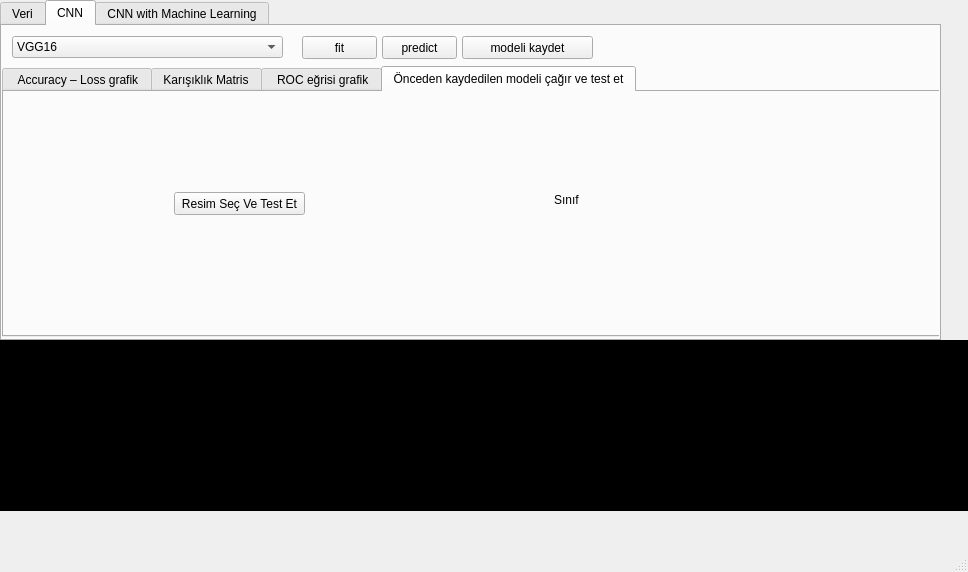
<?xml version="1.0" encoding="UTF-8"?>
<ui version="4.0">
 <class>MainWindow</class>
 <widget class="QMainWindow" name="MainWindow">
  <property name="geometry">
   <rect>
    <x>0</x>
    <y>0</y>
    <width>968</width>
    <height>572</height>
   </rect>
  </property>
  <property name="windowTitle">
   <string>MainWindow</string>
  </property>
  <widget class="QWidget" name="centralwidget">
   <widget class="QTabWidget" name="tabWidget">
    <property name="geometry">
     <rect>
      <x>0</x>
      <y>0</y>
      <width>941</width>
      <height>341</height>
     </rect>
    </property>
    <property name="currentIndex">
     <number>1</number>
    </property>
    <widget class="QWidget" name="tab">
     <attribute name="title">
      <string>Veri</string>
     </attribute>
     <widget class="QPushButton" name="btn_uygula_split">
      <property name="geometry">
       <rect>
        <x>350</x>
        <y>100</y>
        <width>61</width>
        <height>31</height>
       </rect>
      </property>
      <property name="font">
       <font>
        <pointsize>10</pointsize>
        <weight>75</weight>
        <bold>true</bold>
       </font>
      </property>
      <property name="styleSheet">
       <string notr="true"/>
      </property>
      <property name="text">
       <string>Uygula</string>
      </property>
     </widget>
     <widget class="QPushButton" name="btn_open_file">
      <property name="geometry">
       <rect>
        <x>340</x>
        <y>10</y>
        <width>75</width>
        <height>31</height>
       </rect>
      </property>
      <property name="font">
       <font>
        <pointsize>10</pointsize>
        <weight>75</weight>
        <bold>true</bold>
       </font>
      </property>
      <property name="text">
       <string>Open File</string>
      </property>
     </widget>
     <widget class="QLabel" name="label_9">
      <property name="geometry">
       <rect>
        <x>310</x>
        <y>110</y>
        <width>21</width>
        <height>21</height>
       </rect>
      </property>
      <property name="font">
       <font>
        <pointsize>10</pointsize>
        <weight>75</weight>
        <bold>true</bold>
       </font>
      </property>
      <property name="text">
       <string>%</string>
      </property>
     </widget>
     <widget class="QLabel" name="label_5">
      <property name="geometry">
       <rect>
        <x>20</x>
        <y>110</y>
        <width>231</width>
        <height>21</height>
       </rect>
      </property>
      <property name="font">
       <font>
        <pointsize>10</pointsize>
        <weight>75</weight>
        <bold>true</bold>
       </font>
      </property>
      <property name="text">
       <string>Test için ayırmak istediğiniz kısım :</string>
      </property>
     </widget>
     <widget class="QLineEdit" name="txt_file_name">
      <property name="geometry">
       <rect>
        <x>20</x>
        <y>10</y>
        <width>311</width>
        <height>31</height>
       </rect>
      </property>
      <property name="font">
       <font>
        <pointsize>10</pointsize>
        <weight>75</weight>
        <bold>true</bold>
       </font>
      </property>
     </widget>
     <widget class="QComboBox" name="cmb_split">
      <property name="geometry">
       <rect>
        <x>20</x>
        <y>80</y>
        <width>391</width>
        <height>21</height>
       </rect>
      </property>
      <property name="font">
       <font>
        <pointsize>10</pointsize>
        <weight>75</weight>
        <bold>true</bold>
       </font>
      </property>
      <property name="styleSheet">
       <string notr="true"/>
      </property>
      <property name="currentText">
       <string>Hold Out</string>
      </property>
      <item>
       <property name="text">
        <string>Hold Out</string>
       </property>
      </item>
      <item>
       <property name="text">
        <string>K-Fold</string>
       </property>
      </item>
     </widget>
     <widget class="QLineEdit" name="yuzde">
      <property name="geometry">
       <rect>
        <x>250</x>
        <y>110</y>
        <width>51</width>
        <height>21</height>
       </rect>
      </property>
      <property name="font">
       <font>
        <pointsize>10</pointsize>
        <weight>75</weight>
        <bold>true</bold>
       </font>
      </property>
      <property name="styleSheet">
       <string notr="true"/>
      </property>
     </widget>
     <widget class="QPushButton" name="btn_CLAHE">
      <property name="geometry">
       <rect>
        <x>60</x>
        <y>40</y>
        <width>61</width>
        <height>31</height>
       </rect>
      </property>
      <property name="font">
       <font>
        <pointsize>10</pointsize>
        <weight>75</weight>
        <bold>true</bold>
       </font>
      </property>
      <property name="styleSheet">
       <string notr="true"/>
      </property>
      <property name="text">
       <string>CLAHE</string>
      </property>
     </widget>
     <widget class="QPushButton" name="btn_HE">
      <property name="geometry">
       <rect>
        <x>220</x>
        <y>40</y>
        <width>61</width>
        <height>31</height>
       </rect>
      </property>
      <property name="font">
       <font>
        <pointsize>10</pointsize>
        <weight>75</weight>
        <bold>true</bold>
       </font>
      </property>
      <property name="styleSheet">
       <string notr="true"/>
      </property>
      <property name="text">
       <string>HE</string>
      </property>
     </widget>
     <widget class="QPushButton" name="btn_veriarttir">
      <property name="geometry">
       <rect>
        <x>440</x>
        <y>40</y>
        <width>131</width>
        <height>31</height>
       </rect>
      </property>
      <property name="font">
       <font>
        <pointsize>10</pointsize>
        <weight>75</weight>
        <bold>true</bold>
       </font>
      </property>
      <property name="text">
       <string>Veri Arttır</string>
      </property>
     </widget>
    </widget>
    <widget class="QWidget" name="tab_2">
     <attribute name="title">
      <string>CNN</string>
     </attribute>
     <widget class="QComboBox" name="cmb_CNN">
      <property name="geometry">
       <rect>
        <x>10</x>
        <y>10</y>
        <width>271</width>
        <height>22</height>
       </rect>
      </property>
      <item>
       <property name="text">
        <string>VGG16</string>
       </property>
      </item>
      <item>
       <property name="text">
        <string>AlexNet</string>
       </property>
      </item>
     </widget>
     <widget class="QPushButton" name="btn_fit_CNN">
      <property name="geometry">
       <rect>
        <x>300</x>
        <y>10</y>
        <width>75</width>
        <height>23</height>
       </rect>
      </property>
      <property name="text">
       <string>fit</string>
      </property>
     </widget>
     <widget class="QPushButton" name="btn_predict_CNN">
      <property name="geometry">
       <rect>
        <x>380</x>
        <y>10</y>
        <width>75</width>
        <height>23</height>
       </rect>
      </property>
      <property name="text">
       <string>predict</string>
      </property>
     </widget>
     <widget class="QTabWidget" name="tabWidget_2">
      <property name="geometry">
       <rect>
        <x>0</x>
        <y>40</y>
        <width>941</width>
        <height>271</height>
       </rect>
      </property>
      <property name="currentIndex">
       <number>3</number>
      </property>
      <widget class="QWidget" name="tab_3">
       <attribute name="title">
        <string> Accuracy – Loss grafik</string>
       </attribute>
       <widget class="QLabel" name="label_2">
        <property name="geometry">
         <rect>
          <x>180</x>
          <y>10</y>
          <width>531</width>
          <height>231</height>
         </rect>
        </property>
        <property name="text">
         <string>TextLabel</string>
        </property>
       </widget>
      </widget>
      <widget class="QWidget" name="tab_4">
       <attribute name="title">
        <string>Karışıklık Matris</string>
       </attribute>
       <widget class="QListWidget" name="listWidget">
        <property name="geometry">
         <rect>
          <x>220</x>
          <y>20</y>
          <width>256</width>
          <height>192</height>
         </rect>
        </property>
        <property name="styleSheet">
         <string notr="true">color: rgb(0, 0, 0);</string>
        </property>
       </widget>
      </widget>
      <widget class="QWidget" name="tab_5">
       <attribute name="title">
        <string> ROC eğrisi grafik</string>
       </attribute>
       <widget class="QLabel" name="lb_roc1">
        <property name="geometry">
         <rect>
          <x>20</x>
          <y>20</y>
          <width>881</width>
          <height>201</height>
         </rect>
        </property>
        <property name="text">
         <string>TextLabel</string>
        </property>
       </widget>
      </widget>
      <widget class="QWidget" name="tab_model">
       <attribute name="title">
        <string>Önceden kaydedilen modeli çağır ve test et</string>
       </attribute>
       <widget class="QPushButton" name="btn_resimSec">
        <property name="geometry">
         <rect>
          <x>170</x>
          <y>100</y>
          <width>131</width>
          <height>23</height>
         </rect>
        </property>
        <property name="text">
         <string>Resim Seç Ve Test Et</string>
        </property>
       </widget>
       <widget class="QLabel" name="label_class">
        <property name="geometry">
         <rect>
          <x>550</x>
          <y>100</y>
          <width>301</width>
          <height>16</height>
         </rect>
        </property>
        <property name="text">
         <string>Sınıf</string>
        </property>
       </widget>
      </widget>
     </widget>
     <widget class="QPushButton" name="btn_savemodelCNN">
      <property name="geometry">
       <rect>
        <x>460</x>
        <y>10</y>
        <width>131</width>
        <height>23</height>
       </rect>
      </property>
      <property name="text">
       <string>modeli kaydet</string>
      </property>
     </widget>
    </widget>
    <widget class="QWidget" name="tab_6">
     <attribute name="title">
      <string>CNN with Machine Learning</string>
     </attribute>
     <widget class="QComboBox" name="cmb_CNN_1">
      <property name="geometry">
       <rect>
        <x>40</x>
        <y>10</y>
        <width>271</width>
        <height>31</height>
       </rect>
      </property>
      <item>
       <property name="text">
        <string>VGG16</string>
       </property>
      </item>
      <item>
       <property name="text">
        <string>AlexNet</string>
       </property>
      </item>
     </widget>
     <widget class="QComboBox" name="cmb_machine">
      <property name="geometry">
       <rect>
        <x>420</x>
        <y>10</y>
        <width>271</width>
        <height>31</height>
       </rect>
      </property>
      <item>
       <property name="text">
        <string>KNN</string>
       </property>
      </item>
      <item>
       <property name="text">
        <string>Random Forest</string>
       </property>
      </item>
     </widget>
     <widget class="QPushButton" name="btn_fit_CNN_2">
      <property name="geometry">
       <rect>
        <x>700</x>
        <y>12</y>
        <width>75</width>
        <height>31</height>
       </rect>
      </property>
      <property name="text">
       <string>fit</string>
      </property>
     </widget>
     <widget class="QPushButton" name="btn_predict_CNN_2">
      <property name="geometry">
       <rect>
        <x>790</x>
        <y>12</y>
        <width>75</width>
        <height>31</height>
       </rect>
      </property>
      <property name="text">
       <string>predict</string>
      </property>
     </widget>
     <widget class="QLabel" name="label">
      <property name="geometry">
       <rect>
        <x>0</x>
        <y>20</y>
        <width>47</width>
        <height>13</height>
       </rect>
      </property>
      <property name="text">
       <string>CNN :</string>
      </property>
     </widget>
     <widget class="QLabel" name="label_4">
      <property name="geometry">
       <rect>
        <x>320</x>
        <y>20</y>
        <width>91</width>
        <height>16</height>
       </rect>
      </property>
      <property name="text">
       <string>Machine Learning :</string>
      </property>
     </widget>
     <widget class="QTabWidget" name="tabWidget_3">
      <property name="geometry">
       <rect>
        <x>0</x>
        <y>60</y>
        <width>961</width>
        <height>251</height>
       </rect>
      </property>
      <property name="currentIndex">
       <number>0</number>
      </property>
      <widget class="QWidget" name="tab_7">
       <attribute name="title">
        <string> Accuracy – Loss grafik</string>
       </attribute>
       <widget class="QLabel" name="label_3">
        <property name="geometry">
         <rect>
          <x>180</x>
          <y>0</y>
          <width>591</width>
          <height>221</height>
         </rect>
        </property>
        <property name="text">
         <string>TextLabel</string>
        </property>
       </widget>
      </widget>
      <widget class="QWidget" name="tab_8">
       <attribute name="title">
        <string>Karışıklık Matris</string>
       </attribute>
       <widget class="QListWidget" name="listWidget_3">
        <property name="geometry">
         <rect>
          <x>180</x>
          <y>20</y>
          <width>256</width>
          <height>192</height>
         </rect>
        </property>
        <property name="styleSheet">
         <string notr="true">color: rgb(0, 0, 0);</string>
        </property>
       </widget>
      </widget>
      <widget class="QWidget" name="tab_9">
       <attribute name="title">
        <string> ROC eğrisi grafik</string>
       </attribute>
       <widget class="QLabel" name="lb_roc2">
        <property name="geometry">
         <rect>
          <x>0</x>
          <y>0</y>
          <width>711</width>
          <height>181</height>
         </rect>
        </property>
        <property name="text">
         <string>TextLabel</string>
        </property>
       </widget>
      </widget>
      <widget class="QWidget" name="tab_modeltestM">
       <attribute name="title">
        <string>Önceden kaydedilen modeli çağır ve test et</string>
       </attribute>
       <widget class="QPushButton" name="btn_resimSecTF">
        <property name="geometry">
         <rect>
          <x>220</x>
          <y>80</y>
          <width>131</width>
          <height>23</height>
         </rect>
        </property>
        <property name="text">
         <string>Resim Seç Ve Test Et</string>
        </property>
       </widget>
       <widget class="QLabel" name="label_classTF">
        <property name="geometry">
         <rect>
          <x>570</x>
          <y>80</y>
          <width>351</width>
          <height>20</height>
         </rect>
        </property>
        <property name="text">
         <string>Sınıf</string>
        </property>
       </widget>
      </widget>
     </widget>
     <widget class="QPushButton" name="btn_savemodelM">
      <property name="geometry">
       <rect>
        <x>720</x>
        <y>50</y>
        <width>131</width>
        <height>23</height>
       </rect>
      </property>
      <property name="text">
       <string>modeli kaydet</string>
      </property>
     </widget>
    </widget>
   </widget>
   <widget class="QListWidget" name="termenal">
    <property name="geometry">
     <rect>
      <x>0</x>
      <y>340</y>
      <width>1071</width>
      <height>171</height>
     </rect>
    </property>
    <property name="styleSheet">
     <string notr="true">background-color: rgb(0, 0, 0);
color: rgb(255, 255, 255);</string>
    </property>
   </widget>
  </widget>
  <widget class="QMenuBar" name="menubar">
   <property name="geometry">
    <rect>
     <x>0</x>
     <y>0</y>
     <width>968</width>
     <height>23</height>
    </rect>
   </property>
  </widget>
  <widget class="QStatusBar" name="statusbar"/>
 </widget>
 <resources/>
 <connections/>
</ui>
